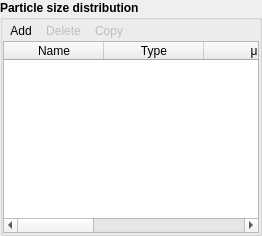
            <widget class="QGroupBox" name="groupbox_psd">
             <property name="font">
              <font>
               <weight>75</weight>
               <bold>true</bold>
              </font>
             </property>
             <property name="title">
              <string>Particle size distribution</string>
             </property>
             <property name="flat">
              <bool>true</bool>
             </property>
             <layout class="QGridLayout" name="gridLayout_30">
              <property name="leftMargin">
               <number>0</number>
              </property>
              <property name="topMargin">
               <number>0</number>
              </property>
              <property name="rightMargin">
               <number>0</number>
              </property>
              <property name="bottomMargin">
               <number>0</number>
              </property>
              <property name="spacing">
               <number>0</number>
              </property>
              <item row="0" column="0">
               <widget class="QWidget" name="frame_add_delete_edit_psd" native="true">
                <property name="font">
                 <font>
                  <weight>50</weight>
                  <bold>false</bold>
                 </font>
                </property>
                <layout class="QGridLayout" name="gridLayout_31">
                 <property name="leftMargin">
                  <number>0</number>
                 </property>
                 <property name="topMargin">
                  <number>0</number>
                 </property>
                 <property name="rightMargin">
                  <number>0</number>
                 </property>
                 <property name="bottomMargin">
                  <number>0</number>
                 </property>
                 <property name="spacing">
                  <number>0</number>
                 </property>
                 <item row="0" column="0">
                  <widget class="QToolButton" name="toolbutton_add_psd">
                   <property name="font">
                    <font>
                     <weight>50</weight>
                     <bold>false</bold>
                    </font>
                   </property>
                   <property name="toolTip">
                    <string>Define new particle size distribution.</string>
                   </property>
                   <property name="text">
                    <string>Add</string>
                   </property>
                   <property name="autoRaise">
                    <bool>true</bool>
                   </property>
                  </widget>
                 </item>
                 <item row="0" column="1">
                  <widget class="QToolButton" name="toolbutton_delete_psd">
                   <property name="enabled">
                    <bool>false</bool>
                   </property>
                   <property name="font">
                    <font>
                     <weight>50</weight>
                     <bold>false</bold>
                    </font>
                   </property>
                   <property name="toolTip">
                    <string>Delete selected definition.</string>
                   </property>
                   <property name="text">
                    <string>Delete</string>
                   </property>
                   <property name="autoRaise">
                    <bool>true</bool>
                   </property>
                  </widget>
                 </item>
                 <item row="0" column="3">
                  <spacer name="horizontalSpacer_12">
                   <property name="font">
                    <font>
                     <weight>50</weight>
                     <bold>false</bold>
                    </font>
                   </property>
                   <property name="orientation">
                    <enum>Qt::Horizontal</enum>
                   </property>
                   <property name="sizeHint" stdset="0">
                    <size>
                     <width>40</width>
                     <height>20</height>
                    </size>
                   </property>
                  </spacer>
                 </item>
                 <item row="0" column="2">
                  <widget class="QToolButton" name="toolbutton_edit_psd">
                   <property name="enabled">
                    <bool>false</bool>
                   </property>
                   <property name="font">
                    <font>
                     <weight>50</weight>
                     <bold>false</bold>
                    </font>
                   </property>
                   <property name="toolTip">
                    <string>Edit particle size distribution.</string>
                   </property>
                   <property name="text">
                    <string>Copy</string>
                   </property>
                   <property name="autoRaise">
                    <bool>true</bool>
                   </property>
                  </widget>
                 </item>
                </layout>
               </widget>
              </item>
              <item row="1" column="0">
               <widget class="QTableWidget" name="tablewidget_psd">
                <property name="font">
                 <font>
                  <weight>50</weight>
                  <bold>false</bold>
                 </font>
                </property>
                <property name="selectionMode">
                 <enum>QAbstractItemView::SingleSelection</enum>
                </property>
                <property name="selectionBehavior">
                 <enum>QAbstractItemView::SelectRows</enum>
                </property>
                <attribute name="horizontalHeaderCascadingSectionResizes">
                 <bool>true</bool>
                </attribute>
                <attribute name="horizontalHeaderDefaultSectionSize">
                 <number>100</number>
                </attribute>
                <attribute name="horizontalHeaderHighlightSections">
                 <bool>false</bool>
                </attribute>
                <attribute name="verticalHeaderVisible">
                 <bool>false</bool>
                </attribute>
                <column>
                 <property name="text">
                  <string>Name</string>
                 </property>
                 <property name="toolTip">
                  <string>Name to refer to the distribution</string>
                 </property>
                </column>
                <column>
                 <property name="text">
                  <string>Type</string>
                 </property>
                 <property name="toolTip">
                  <string>Type of distribution function</string>
                 </property>
                </column>
                <column>
                 <property name="text">
                  <string>μ</string>
                 </property>
                 <property name="toolTip">
                  <string>Mean diameter</string>
                 </property>
                </column>
                <column>
                 <property name="text">
                  <string>σ</string>
                 </property>
                 <property name="toolTip">
                  <string>Standard deviation</string>
                 </property>
                </column>
                <column>
                 <property name="text">
                  <string>Min</string>
                 </property>
                 <property name="toolTip">
                  <string>Minimum particle diameter</string>
                 </property>
                </column>
                <column>
                 <property name="text">
                  <string>Max</string>
                 </property>
                 <property name="toolTip">
                  <string>Maximum particle diameter</string>
                 </property>
                </column>
               </widget>
              </item>
             </layout>
            </widget>
